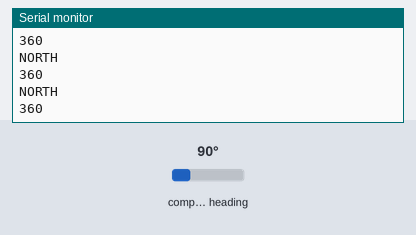
Bench run of a sketch on a simulated Arduino Uno, built with avr-gcc and run on an emulated ATmega328P. On the bench: the last lines printed to the serial monitor. The test bench sets the inputs (shaded band); at power-on: compass heading 90°.

Above: at 1.2 s.
1.3 s: compass heading set to 7°
At 1.9 s:
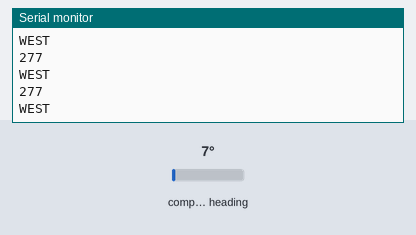
2.8 s: compass heading set to 90°
At 3.9 s:
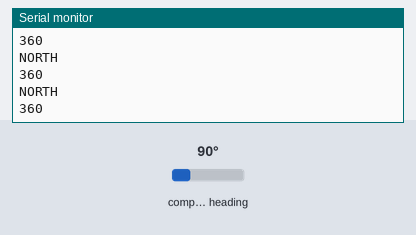
5.8 s: compass heading set to 180°
At 6.6 s:
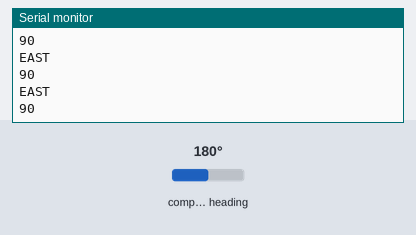
7.3 s: compass heading set to 269°
At 8.2 s:
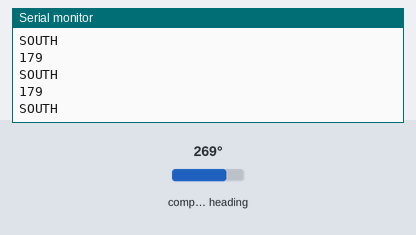
Timing chart, 0 to 10.3 s (numbered marks = the images above; inputs shaded):
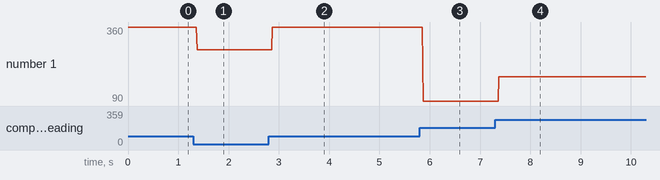

The sketch:

compass.ino
```cpp
#include <Wire.h> //Wire Librarey for I2C communication
#include <MechaQMC5883.h>
MechaQMC5883 qmc;
int heading;
void setup() {
  Wire.begin(); //Begin I2C communication
  Serial.begin(9600); //Begin Serial Communication
  qmc.init(); //Initialise the QMC5883 Sensor
}

void loop() {
  int x, y, z;
  qmc.read(&x, &y, &z); //Get the values of X,Y and Z from sensor

  heading = atan2(x, y) / 0.0174532925; //Calculate the degree using X and Y parameters with this formulae
  //Convert result into 0 to 360
  if (heading < 0)
    heading += 360;
  heading = 360 - heading;
  Serial.println(heading);
  if (heading > 338 || heading < 22) {
    Serial.println("NORTH");
  }

  if (heading > 22 && heading < 68) {
    Serial.println("NORTH-EAST");
  }

  if (heading > 68 && heading < 113) {
    Serial.println("EAST");
  }

  if (heading > 113 && heading < 158) {
    Serial.println("SOUTH-EAST");
  }

  if (heading > 158 && heading < 203) {
    Serial.println("SOUTH");
  }

  if (heading > 203 && heading < 248) {
    Serial.println("SOTUH-WEST");
  }

  if (heading > 248 && heading < 293) {
    Serial.println("WEST");
  }

  if (heading > 293 && heading < 338) {
    Serial.println("NORTH-WEST");
  }

}
```

Measured:
- after the input at 1.3 s, the serial monitor: prints a new line after 0.07 s (image 1)
- after the input at 5.8 s, the serial monitor: prints a new line after 0.07 s (image 3)
- after the input at 7.3 s, the serial monitor: prints a new line after 0.08 s (image 4)
- plotted number 1: 360 → 277 after the input at 1.3 s, 360 → 90 after the input at 5.8 s, 90 → 179 after the input at 7.3 s
